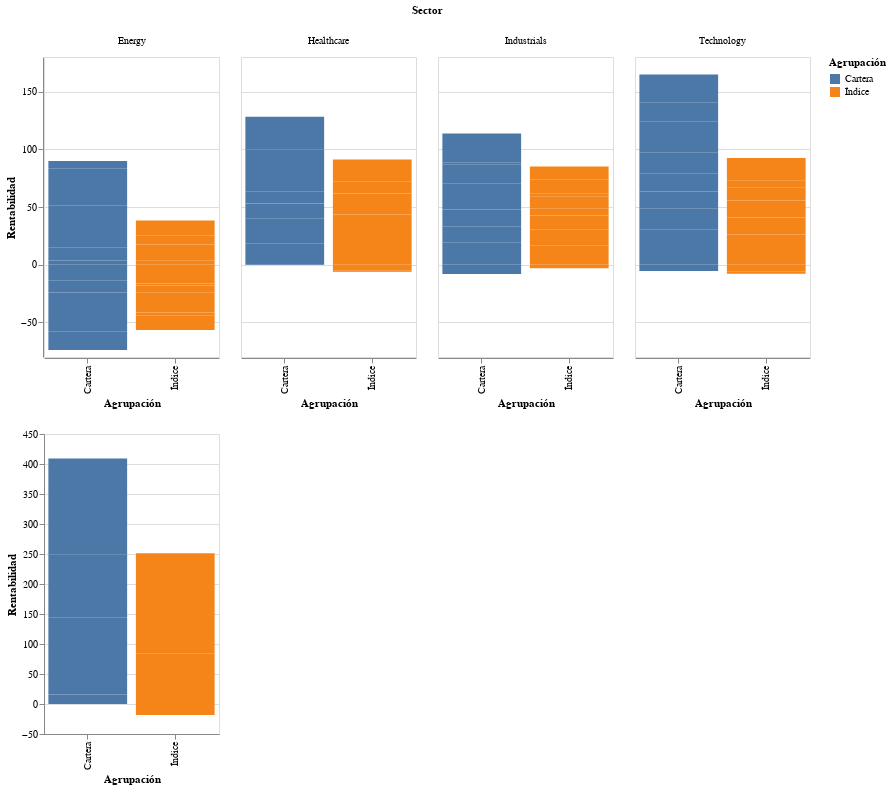

The notebook cell saved with this chart:
### Code cell
input_dropdown_1 = alt.binding_select(options=list(agrupado.Sector.unique()))
select_sector = alt.selection_single(fields=['Sector'], bind=input_dropdown_1, name='Resultado agrupado del')

input_dropdown_2 = alt.binding_select(options=resultado.Periodo.unique())
select_periodo = alt.selection_single(fields=['Periodo'], bind=input_dropdown_2, name='Resultado del')


res_por_periodo=alt.Chart(resultado).mark_bar().encode(
    x='Agrupación',
    y='Rentabilidad',
    color='Agrupación',
    column='Sector'
).add_selection(
    select_periodo
).transform_filter(
    select_periodo,
).properties(
    width=175
)

res_agrupado=alt.Chart(agrupado).mark_bar().encode(
    x='Agrupación',
    y='Rentabilidad',
    color='Agrupación'
).add_selection(
    select_sector
).transform_filter(
    select_sector,
).properties(
    width=175
)

res_por_periodo&res_agrupado

### Figure 1 — Vega-Lite specification as saved in the notebook (floating-point values rounded to 4 significant figures)
{"config": {"view": {"continuousWidth": 400, "continuousHeight": 300}}, "vconcat": [{"data": {"name": "data-ea0cc90f313123e74a84b4e9daa04969"}, "mark": "bar", "encoding": {"color": {"type": "nominal", "field": "Agrupación"}, "column": {"type": "nominal", "field": "Sector"}, "x": {"type": "nominal", "field": "Agrupación"}, "y": {"type": "quantitative", "field": "Rentabilidad"}}, "selection": {"Resultado del": {"type": "single", "fields": ["Periodo"], "bind": {"input": "select", "options": ["2016Q3", "2016Q4", "2017Q1", "2017Q2", "2017Q3", "2017Q4", "2018Q1", "2018Q2", "2018Q3", "2018Q4"]}}}, "transform": [{"filter": {"selection": "Resultado del"}}], "width": 175}, {"data": {"name": "data-3c8d1ae596e5df8fef4a54f4652bd449"}, "mark": "bar", "encoding": {"color": {"type": "nominal", "field": "Agrupación"}, "x": {"type": "nominal", "field": "Agrupación"}, "y": {"type": "quantitative", "field": "Rentabilidad"}}, "selection": {"Resultado agrupado del": {"type": "single", "fields": ["Sector"], "bind": {"input": "select", "options": ["Energy", "Healthcare", "Industrials", "Technology"]}}}, "transform": [{"filter": {"selection": "Resultado agrupado del"}}], "width": 175}], "$schema": "https://vega.github.io/schema/vega-lite/v4.8.1.json", "datasets": {"data-ea0cc90f313123e74a84b4e9daa04969": [{"Periodo": "2016Q3", "Rentabilidad": 3.66, "Sector": "Energy", "Agrupación": "Cartera"}, {"Periodo": "2016Q4", "Rentabilidad": -13.86, "Sector": "Energy", "Agrupación": "Cartera"}, {"Periodo": "2017Q1", "Rentabilidad": -10.14, "Sector": "Energy", "Agrupación": "Cartera"}, {"Periodo": "2017Q2", "Rentabilidad": 11.04, "Sector": "Energy", "Agrupación": "Cartera"}, {"Periodo": "2017Q3", "Rentabilidad": 36.77, "Sector": "Energy", "Agrupación": "Cartera"}, {"Periodo": "2017Q4", "Rentabilidad": 32.07, "Sector": "Energy", "Agrupación": "Cartera"}, {"Periodo": "2018Q1", "Rentabilidad": -10.14, "Sector": "Energy", "Agrupación": "Cartera"}, {"Periodo": "2018Q2", "Rentabilidad": -23.57, "Sector": "Energy", "Agrupación": "Cartera"}, {"Periodo": "2018Q3", "Rentabilidad": 6.277, "Sector": "Energy", "Agrupación": "Cartera"}, {"Periodo": "2018Q4", "Rentabilidad": -16.29, "Sector": "Energy", "Agrupación": "Cartera"}, {"Periodo": "2016Q3", "Rentabilidad": 30.21, "Sector": "Technology", "Agrupación": "Cartera"}, {"Periodo": "2016Q4", "Rentabilidad": 18.25, "Sector": "Technology", "Agrupación": "Cartera"}, {"Periodo": "2017Q1", "Rentabilidad": 15.07, "Sector": "Technology", "Agrupación": "Cartera"}, {"Periodo": "2017Q2", "Rentabilidad": 15.2, "Sector": "Technology", "Agrupación": "Cartera"}, {"Periodo": "2017Q3", "Rentabilidad": 18.37, "Sector": "Technology", "Agrupación": "Cartera"}, {"Periodo": "2017Q4", "Rentabilidad": 22.23, "Sector": "Technology", "Agrupación": "Cartera"}, {"Periodo": "2018Q1", "Rentabilidad": 4.95, "Sector": "Technology", "Agrupación": "Cartera"}, {"Periodo": "2018Q2", "Rentabilidad": -5.392, "Sector": "Technology", "Agrupación": "Cartera"}, {"Periodo": "2018Q3", "Rentabilidad": 16.4, "Sector": "Technology", "Agrupación": "Cartera"}, {"Periodo": "2018Q4", "Rentabilidad": 24.21, "Sector": "Technology", "Agrupación": "Cartera"}, {"Periodo": "2016Q3", "Rentabilidad": 18.52, "Sector": "Healthcare", "Agrupación": "Cartera"}, {"Periodo": "2016Q4", "Rentabilidad": 21.35, "Sector": "Healthcare", "Agrupación": "Cartera"}, {"Periodo": "2017Q1", "Rentabilidad": 13.25, "Sector": "Healthcare", "Agrupación": "Cartera"}, {"Periodo": "2017Q2", "Rentabilidad": 0.1053, "Sector": "Healthcare", "Agrupación": "Cartera"}, {"Periodo": "2017Q3", "Rentabilidad": 10.05, "Sector": "Healthcare", "Agrupación": "Cartera"}, {"Periodo": "2017Q4", "Rentabilidad": 30.91, "Sector": "Healthcare", "Agrupación": "Cartera"}, {"Periodo": "2018Q1", "Rentabilidad": 5.328, "Sector": "Healthcare", "Agrupación": "Cartera"}, {"Periodo": "2018Q2", "Rentabilidad": -0.2547, "Sector": "Healthcare", "Agrupación": "Cartera"}, {"Periodo": "2018Q3", "Rentabilidad": 8.51, "Sector": "Healthcare", "Agrupación": "Cartera"}, {"Periodo": "2018Q4", "Rentabilidad": 20.27, "Sector": "Healthcare", "Agrupación": "Cartera"}, {"Periodo": "2016Q3", "Rentabilidad": 18.97, "Sector": "Industrials", "Agrupación": "Cartera"}, {"Periodo": "2016Q4", "Rentabilidad": 14.39, "Sector": "Industrials", "Agrupación": "Cartera"}, {"Periodo": "2017Q1", "Rentabilidad": 14.55, "Sector": "Industrials", "Agrupación": "Cartera"}, {"Periodo": "2017Q2", "Rentabilidad": 11.71, "Sector": "Industrials", "Agrupación": "Cartera"}, {"Periodo": "2017Q3", "Rentabilidad": 10.53, "Sector": "Industrials", "Agrupación": "Cartera"}, {"Periodo": "2017Q4", "Rentabilidad": 16.55, "Sector": "Industrials", "Agrupación": "Cartera"}, {"Periodo": "2018Q1", "Rentabilidad": -6.415, "Sector": "Industrials", "Agrupación": "Cartera"}, {"Periodo": "2018Q2", "Rentabilidad": 2.013, "Sector": "Industrials", "Agrupación": "Cartera"}, {"Periodo": "2018Q3", "Rentabilidad": 24.99, "Sector": "Industrials", "Agrupación": "Cartera"}, {"Periodo": "2018Q4", "Rentabilidad": -1.674, "Sector": "Industrials", "Agrupación": "Cartera"}, {"Periodo": "2016Q3", "Rentabilidad": 3.321, "Sector": "Energy", "Agrupación": "Índice"}, {"Periodo": "2016Q4", "Rentabilidad": -16.35, "Sector": "Energy", "Agrupación": "Índice"}, {"Periodo": "2017Q1", "Rentabilidad": -1.706, "Sector": "Energy", "Agrupación": "Índice"}, {"Periodo": "2017Q2", "Rentabilidad": 14.11, "Sector": "Energy", "Agrupación": "Índice"}, {"Periodo": "2017Q3", "Rentabilidad": 7.734, "Sector": "Energy", "Agrupación": "Índice"}, {"Periodo": "2017Q4", "Rentabilidad": 13.11, "Sector": "Energy", "Agrupación": "Índice"}, {"Periodo": "2018Q1", "Rentabilidad": -6.353, "Sector": "Energy", "Agrupación": "Índice"}, {"Periodo": "2018Q2", "Rentabilidad": -17.1, "Sector": "Energy", "Agrupación": "Índice"}, {"Periodo": "2018Q3", "Rentabilidad": -2.774, "Sector": "Energy", "Agrupación": "Índice"}, {"Periodo": "2018Q4", "Rentabilidad": -12.31, "Sector": "Energy", "Agrupación": "Índice"}, {"Periodo": "2016Q3", "Rentabilidad": 26.22, "Sector": "Technology", "Agrupación": "Índice"}, {"Periodo": "2016Q4", "Rentabilidad": 14.74, "Sector": "Technology", "Agrupación": "Índice"}, {"Periodo": "2017Q1", "Rentabilidad": 14.64, "Sector": "Technology", "Agrupación": "Índice"}, {"Periodo": "2017Q2", "Rentabilidad": 10.98, "Sector": "Technology", "Agrupación": "Índice"}, {"Periodo": "2017Q3", "Rentabilidad": 6.244, "Sector": "Technology", "Agrupación": "Índice"}, {"Periodo": "2017Q4", "Rentabilidad": 13.47, "Sector": "Technology", "Agrupación": "Índice"}, {"Periodo": "2018Q1", "Rentabilidad": 1.861, "Sector": "Technology", "Agrupación": "Índice"}, {"Periodo": "2018Q2", "Rentabilidad": -6.224, "Sector": "Technology", "Agrupación": "Índice"}, {"Periodo": "2018Q3", "Rentabilidad": 4.363, "Sector": "Technology", "Agrupación": "Índice"}, {"Periodo": "2018Q4", "Rentabilidad": -1.587, "Sector": "Technology", "Agrupación": "Índice"}, {"Periodo": "2016Q3", "Rentabilidad": 12.65, "Sector": "Healthcare", "Agrupación": "Índice"}, {"Periodo": "2016Q4", "Rentabilidad": 13.02, "Sector": "Healthcare", "Agrupación": "Índice"}, {"Periodo": "2017Q1", "Rentabilidad": 17.79, "Sector": "Healthcare", "Agrupación": "Índice"}, {"Periodo": "2017Q2", "Rentabilidad": 18.16, "Sector": "Healthcare", "Agrupación": "Índice"}, {"Periodo": "2017Q3", "Rentabilidad": 10.64, "Sector": "Healthcare", "Agrupación": "Índice"}, {"Periodo": "2017Q4", "Rentabilidad": 14.15, "Sector": "Healthcare", "Agrupación": "Índice"}, {"Periodo": "2018Q1", "Rentabilidad": 4.684, "Sector": "Healthcare", "Agrupación": "Índice"}, {"Periodo": "2018Q2", "Rentabilidad": -4.907, "Sector": "Healthcare", "Agrupación": "Índice"}, {"Periodo": "2018Q3", "Rentabilidad": -0.7826, "Sector": "Healthcare", "Agrupación": "Índice"}, {"Periodo": "2018Q4", "Rentabilidad": -0.748, "Sector": "Healthcare", "Agrupación": "Índice"}, {"Periodo": "2016Q3", "Rentabilidad": 16.34, "Sector": "Industrials", "Agrupación": "Índice"}, {"Periodo": "2016Q4", "Rentabilidad": 5.145, "Sector": "Industrials", "Agrupación": "Índice"}, {"Periodo": "2017Q1", "Rentabilidad": 9.159, "Sector": "Industrials", "Agrupación": "Índice"}, {"Periodo": "2017Q2", "Rentabilidad": 12.09, "Sector": "Industrials", "Agrupación": "Índice"}, {"Periodo": "2017Q3", "Rentabilidad": 5.722, "Sector": "Industrials", "Agrupación": "Índice"}, {"Periodo": "2017Q4", "Rentabilidad": 10.37, "Sector": "Industrials", "Agrupación": "Índice"}, {"Periodo": "2018Q1", "Rentabilidad": 3.021, "Sector": "Industrials", "Agrupación": "Índice"}, {"Periodo": "2018Q2", "Rentabilidad": -3.011, "Sector": "Industrials", "Agrupación": "Índice"}, {"Periodo": "2018Q3", "Rentabilidad": 12.27, "Sector": "Industrials", "Agrupación": "Índice"}, {"Periodo": "2018Q4", "Rentabilidad": 10.9, "Sector": "Industrials", "Agrupación": "Índice"}], "data-3c8d1ae596e5df8fef4a54f4652bd449": [{"Sector": "Energy", "Rentabilidad": 15.82, "Agrupación": "Cartera"}, {"Sector": "Healthcare", "Rentabilidad": 128.0, "Agrupación": "Cartera"}, {"Sector": "Industrials", "Rentabilidad": 105.6, "Agrupación": "Cartera"}, {"Sector": "Technology", "Rentabilidad": 159.5, "Agrupación": "Cartera"}, {"Sector": "Energy", "Rentabilidad": -18.33, "Agrupación": "Índice"}, {"Sector": "Healthcare", "Rentabilidad": 84.65, "Agrupación": "Índice"}, {"Sector": "Industrials", "Rentabilidad": 81.99, "Agrupación": "Índice"}, {"Sector": "Technology", "Rentabilidad": 84.72, "Agrupación": "Índice"}]}}
